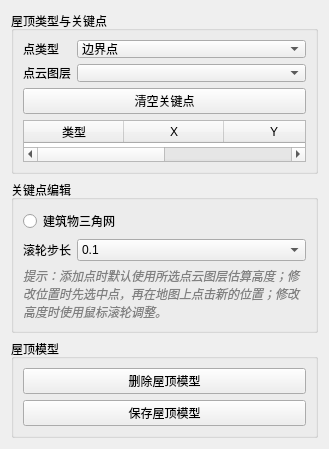
<?xml version="1.0" encoding="UTF-8"?>
<ui version="4.0">
 <class>roofedit</class>
 <widget class="QWidget" name="roofedit">
  <property name="geometry">
   <rect>
    <x>0</x>
    <y>0</y>
    <width>329</width>
    <height>431</height>
   </rect>
  </property>
  <property name="windowTitle">
   <string>屋顶编辑</string>
  </property>
  <layout class="QVBoxLayout" name="verticalLayout_4">
   <item>
    <widget class="QGroupBox" name="pointManageGroup">
     <property name="title">
      <string>屋顶类型与关键点</string>
     </property>
     <layout class="QVBoxLayout" name="verticalLayout">
      <item>
       <layout class="QFormLayout" name="formLayout_pointMode">
        <item row="0" column="0">
         <widget class="QLabel" name="pointTypeLabel">
          <property name="text">
           <string>点类型</string>
          </property>
         </widget>
        </item>
        <item row="0" column="1">
         <widget class="QComboBox" name="pointTypeComboBox">
          <item>
           <property name="text">
            <string>边界点</string>
           </property>
          </item>
          <item>
           <property name="text">
            <string>屋脊点</string>
           </property>
          </item>
          <item>
           <property name="text">
            <string>顶点</string>
           </property>
          </item>
          <item>
           <property name="text">
            <string>曲面点</string>
           </property>
          </item>
         </widget>
        </item>
        <item row="1" column="0">
         <widget class="QLabel" name="pointCloudLabel">
          <property name="text">
           <string>点云图层</string>
          </property>
         </widget>
        </item>
        <item row="1" column="1">
         <widget class="QComboBox" name="pointCloudComboBox"/>
        </item>
       </layout>
      </item>
      <item>
       <layout class="QHBoxLayout" name="horizontalLayout_pointButtons">
        <item>
         <widget class="QPushButton" name="clearPointsButton">
          <property name="text">
           <string>清空关键点</string>
          </property>
         </widget>
        </item>
       </layout>
      </item>
      <item>
       <widget class="QTableWidget" name="pointTableWidget">
        <property name="sizePolicy">
         <sizepolicy hsizetype="Expanding" vsizetype="Expanding">
          <horstretch>0</horstretch>
          <verstretch>1</verstretch>
         </sizepolicy>
        </property>
        <property name="lineWidth">
         <number>1</number>
        </property>
        <property name="editTriggers">
         <set>QAbstractItemView::NoEditTriggers</set>
        </property>
        <property name="alternatingRowColors">
         <bool>true</bool>
        </property>
        <property name="selectionMode">
         <enum>QAbstractItemView::SingleSelection</enum>
        </property>
        <property name="selectionBehavior">
         <enum>QAbstractItemView::SelectRows</enum>
        </property>
        <property name="rowCount">
         <number>0</number>
        </property>
        <property name="columnCount">
         <number>4</number>
        </property>
        <attribute name="horizontalHeaderMinimumSectionSize">
         <number>24</number>
        </attribute>
        <column>
         <property name="text">
          <string>类型</string>
         </property>
        </column>
        <column>
         <property name="text">
          <string>X</string>
         </property>
        </column>
        <column>
         <property name="text">
          <string>Y</string>
         </property>
        </column>
        <column>
         <property name="text">
          <string>高度</string>
         </property>
        </column>
       </widget>
      </item>
     </layout>
    </widget>
   </item>
   <item>
    <widget class="QGroupBox" name="pointEditGroup">
     <property name="title">
      <string>关键点编辑</string>
     </property>
     <layout class="QVBoxLayout" name="verticalLayout_2">
      <item>
       <widget class="QRadioButton" name="pointradio">
        <property name="text">
         <string>建筑物三角网</string>
        </property>
       </widget>
      </item>
      <item>
       <layout class="QFormLayout" name="formLayout">
        <item row="0" column="0">
         <widget class="QLabel" name="wheelStepLabel">
          <property name="text">
           <string>滚轮步长</string>
          </property>
         </widget>
        </item>
        <item row="0" column="1">
         <widget class="QComboBox" name="wheelStepComboBox">
          <item>
           <property name="text">
            <string>0.1</string>
           </property>
          </item>
          <item>
           <property name="text">
            <string>1</string>
           </property>
          </item>
          <item>
           <property name="text">
            <string>5</string>
           </property>
          </item>
         </widget>
        </item>
       </layout>
      </item>
      <item>
       <widget class="QLabel" name="labelTip">
        <property name="styleSheet">
         <string notr="true">color: gray; font-style: italic;</string>
        </property>
        <property name="text">
         <string>提示：添加点时默认使用所选点云图层估算高度；修改位置时先选中点，再在地图上点击新的位置；修改高度时使用鼠标滚轮调整。</string>
        </property>
        <property name="wordWrap">
         <bool>true</bool>
        </property>
       </widget>
      </item>
     </layout>
    </widget>
   </item>
   <item>
    <widget class="QGroupBox" name="roofGroup">
     <property name="title">
      <string>屋顶模型</string>
     </property>
     <layout class="QVBoxLayout" name="verticalLayout_3">
      <item>
       <widget class="QPushButton" name="previewRoofButton">
        <property name="text">
         <string>删除屋顶模型</string>
        </property>
       </widget>
      </item>
      <item>
       <widget class="QPushButton" name="saveRoofButton">
        <property name="text">
         <string>保存屋顶模型</string>
        </property>
       </widget>
      </item>
     </layout>
    </widget>
   </item>
  </layout>
 </widget>
 <resources/>
 <connections/>
</ui>
